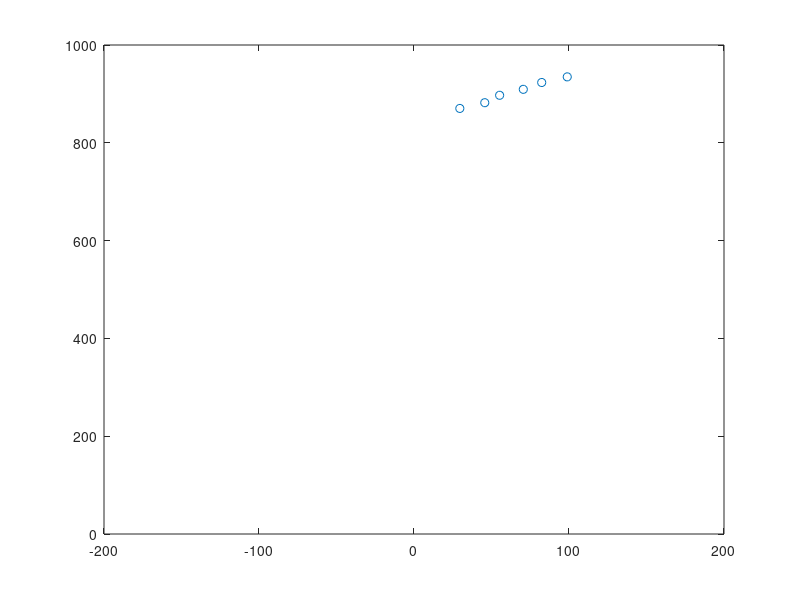

The MATLAB script that drew this image:
clear;
close all;
clc;

N = 1; % numder of objects

for i = 1:N
    % done: select random type of object
    type = randi(3);
    
    % done: set random number of points, width and length
    % done: set random position and rotation angle

    alpha = rand(1)*360;
    R = rand(1)*500+500;
    fi = rand(1)*10;
    x0 = R*sind(fi);
    y0 = R*cosd(fi);
    

    switch type
        case 1
            ON = randi(5) + 5;
            OW = randi(5) + 5;
            OL = randi(50) + 50;

            for j = 1:ON
                y = rand(1)*OW;
                x = OL/ON*j;
                x1(j) = x*cosd(alpha)-y*sind(alpha)+y0;
                y1(j) = x*cosd(alpha)+y*cosd(alpha)+x0;
            end

        case 2 
            ON = randi(4) + 1;
            OW = randi(29) + 1;
            OL = randi(2) + 1;

            for j = 1:ON
                y = rand(1)*OW;
                x = OL/ON*j;
                x1(j) = x*cosd(alpha)-y*sind(alpha)+y0;
                y1(j) = x*cosd(alpha)+y*cosd(alpha)+x0;
            end
            
        case 3
            ON = randi(20) + 30;
            OW = randi(20) + 90;
            OL = randi(80) + 70;

            for j = 1:ON
                y = rand(1)*OW;
                x = OL/ON*j;
                x1(j) = x*cosd(alpha)-y*sind(alpha)+y0;
                y1(j) = x*cosd(alpha)+y*cosd(alpha)+x0;
            end
    end

    figure, plot(y1,x1,'o');
    axis([-200 200 0 1000]);

    % todo: generate echo signal with params: fd = 120 000, fs = 30 000, T = 4
    % todo: process input signal
        % todo: make fft to find band with our signal
        % todo: filter signal by bandpass
        % todo: find peaks
        % todo: calculate phase difference in peaks
        % todo: calculate distance
        % todo: transform to coords
    % todo: calculate width and length
    % todo: train NN
    % todo: calculate VPK

end